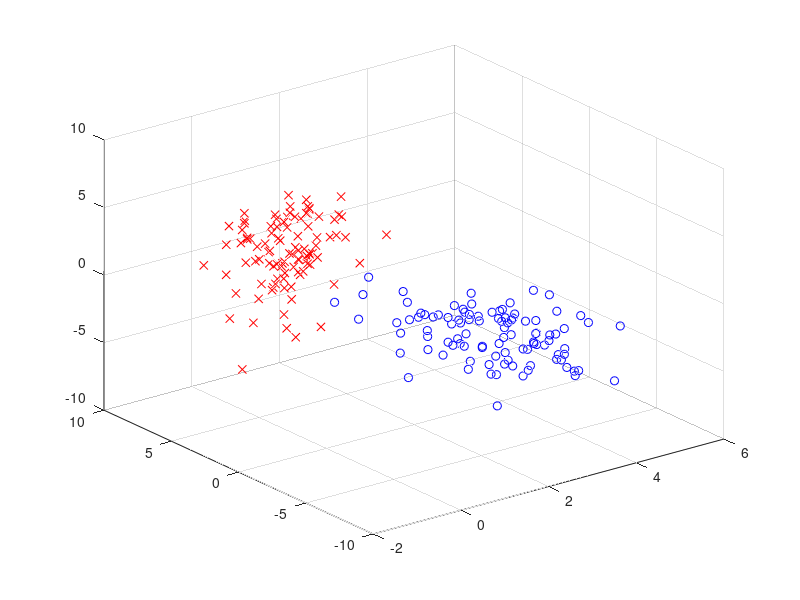

Recreate this plot in MATLAB. (Note: this script raises an error after producing the figure.)
%
% BI_TEST3D -- script to test/demo biplot3d

pr=[.95 .80]; 
npts = 100;

sp = 0.8;	% spread

u=sp*randn(npts,1)+3;
u(:,2)=-u(:,1)-2*sp*randn(npts,1);
u(:,3)=-u(:,1)-2*sp*randn(npts,1);
plot3(u(:,1),u(:,2),u(:,3),'bo')
u1=u;

hold on;
u=sp*randn(npts,1);
u(:,2)=u(:,1)+2*sp*randn(npts,1)+3;
u(:,3)=u(:,1)+2*sp*randn(npts,1)+3;
plot3(u(:,1),u(:,2),u(:,3),'rx')
u2=u;

grid;
biplot3d(u1(:,1),u1(:,2),u1(:,3),pr,'b');
biplot3d(u2(:,1),u2(:,2),u2(:,3),pr,'r');
hold off;
